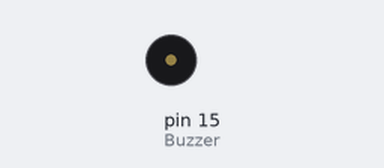
A program run on a simulated Raspberry Pi (header pin numbers). Parts: buzzer (waves = sounding, pin HIGH).

Above: at 1.5 s.
At 4.5 s:
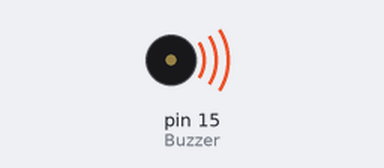
Timing chart, 0 to 7.8 s (numbered marks = the images above):
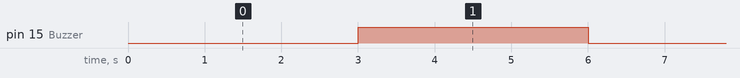

Measured:
- by itself, pin 15 (Buzzer): alternates HIGH for 3.0 s and LOW for 3.0 s

The program:

02_active_buzzer.py
```python
#!/usr/bin/env python
import RPi.GPIO as GPIO
import time

Buzzer = 15    # pin11

def setup(pin):
    global BuzzerPin
    BuzzerPin = pin
    GPIO.setmode(GPIO.BOARD)       # Numbers GPIOs by physical location
    GPIO.setup(BuzzerPin, GPIO.OUT)
    GPIO.output(BuzzerPin, GPIO.HIGH)

def on():
    GPIO.output(BuzzerPin, GPIO.LOW)
    #低电平是响
def off():
    GPIO.output(BuzzerPin, GPIO.HIGH)
    #高电平是停止响
def beep(x):    #响3秒后停止3秒
    on()
    time.sleep(x)
    off()
    time.sleep(x)

def loop():
    while True:
        beep(3)

def destroy():
    GPIO.output(BuzzerPin, GPIO.HIGH)
    GPIO.cleanup()                     # Release resource

if __name__ == '__main__':     # Program start from here
    setup(Buzzer)
    try:
        loop()
    except KeyboardInterrupt:  # When 'Ctrl+C' is pressed, the child program destroy() will be  executed.
        destroy()
```
